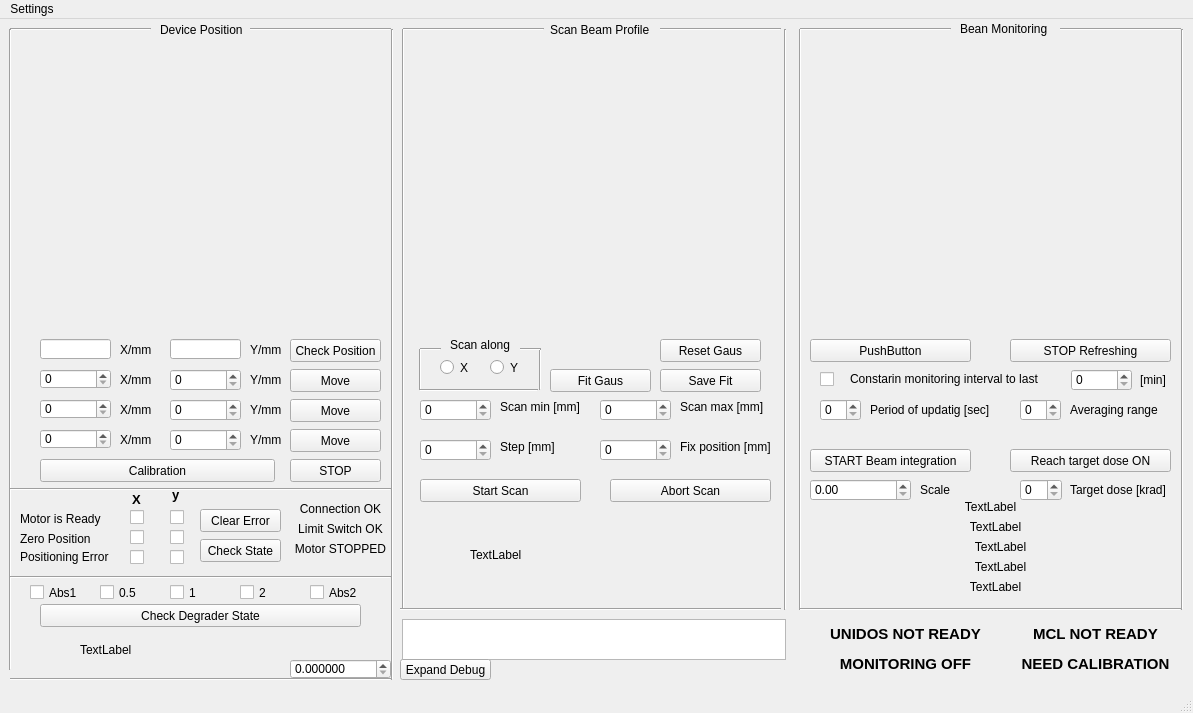
<?xml version="1.0" encoding="UTF-8"?>
<ui version="4.0">
 <class>MainWindow</class>
 <widget class="QMainWindow" name="MainWindow">
  <property name="geometry">
   <rect>
    <x>0</x>
    <y>0</y>
    <width>1193</width>
    <height>713</height>
   </rect>
  </property>
  <property name="minimumSize">
   <size>
    <width>1193</width>
    <height>706</height>
   </size>
  </property>
  <property name="maximumSize">
   <size>
    <width>1193</width>
    <height>723</height>
   </size>
  </property>
  <property name="windowTitle">
   <string>MainWindow</string>
  </property>
  <widget class="QWidget" name="centralWidget">
   <property name="maximumSize">
    <size>
     <width>1193</width>
     <height>16777215</height>
    </size>
   </property>
   <widget class="QCustomPlot" name="MCL_area" native="true">
    <property name="geometry">
     <rect>
      <x>27</x>
      <y>20</y>
      <width>351</width>
      <height>291</height>
     </rect>
    </property>
   </widget>
   <widget class="QSpinBox" name="spinBox_HereX">
    <property name="geometry">
     <rect>
      <x>40</x>
      <y>350</y>
      <width>71</width>
      <height>20</height>
     </rect>
    </property>
   </widget>
   <widget class="QSpinBox" name="spinBox_HereY">
    <property name="geometry">
     <rect>
      <x>170</x>
      <y>350</y>
      <width>71</width>
      <height>22</height>
     </rect>
    </property>
   </widget>
   <widget class="QLabel" name="label_2">
    <property name="geometry">
     <rect>
      <x>120</x>
      <y>350</y>
      <width>47</width>
      <height>21</height>
     </rect>
    </property>
    <property name="text">
     <string>X/mm</string>
    </property>
   </widget>
   <widget class="QLabel" name="label_3">
    <property name="geometry">
     <rect>
      <x>250</x>
      <y>350</y>
      <width>47</width>
      <height>21</height>
     </rect>
    </property>
    <property name="text">
     <string>Y/mm</string>
    </property>
   </widget>
   <widget class="QSpinBox" name="spinBox_MoveY">
    <property name="geometry">
     <rect>
      <x>170</x>
      <y>380</y>
      <width>71</width>
      <height>22</height>
     </rect>
    </property>
   </widget>
   <widget class="QLabel" name="label_4">
    <property name="geometry">
     <rect>
      <x>250</x>
      <y>380</y>
      <width>47</width>
      <height>21</height>
     </rect>
    </property>
    <property name="text">
     <string>Y/mm</string>
    </property>
   </widget>
   <widget class="QLabel" name="label_5">
    <property name="geometry">
     <rect>
      <x>120</x>
      <y>380</y>
      <width>47</width>
      <height>21</height>
     </rect>
    </property>
    <property name="text">
     <string>X/mm</string>
    </property>
   </widget>
   <widget class="QSpinBox" name="spinBox_MoveX">
    <property name="geometry">
     <rect>
      <x>40</x>
      <y>380</y>
      <width>71</width>
      <height>20</height>
     </rect>
    </property>
   </widget>
   <widget class="QSpinBox" name="spinBox_MoveY_2">
    <property name="geometry">
     <rect>
      <x>170</x>
      <y>410</y>
      <width>71</width>
      <height>22</height>
     </rect>
    </property>
   </widget>
   <widget class="QLabel" name="label_6">
    <property name="geometry">
     <rect>
      <x>250</x>
      <y>410</y>
      <width>41</width>
      <height>21</height>
     </rect>
    </property>
    <property name="text">
     <string>Y/mm</string>
    </property>
   </widget>
   <widget class="QLabel" name="label_7">
    <property name="geometry">
     <rect>
      <x>120</x>
      <y>410</y>
      <width>47</width>
      <height>21</height>
     </rect>
    </property>
    <property name="text">
     <string>X/mm</string>
    </property>
   </widget>
   <widget class="QSpinBox" name="spinBox_MoveX_2">
    <property name="geometry">
     <rect>
      <x>40</x>
      <y>410</y>
      <width>71</width>
      <height>20</height>
     </rect>
    </property>
   </widget>
   <widget class="QPushButton" name="Here_button">
    <property name="geometry">
     <rect>
      <x>290</x>
      <y>350</y>
      <width>91</width>
      <height>23</height>
     </rect>
    </property>
    <property name="text">
     <string>Move</string>
    </property>
   </widget>
   <widget class="QPushButton" name="Move_button">
    <property name="geometry">
     <rect>
      <x>290</x>
      <y>380</y>
      <width>91</width>
      <height>23</height>
     </rect>
    </property>
    <property name="text">
     <string>Move</string>
    </property>
   </widget>
   <widget class="QPushButton" name="Move_button2">
    <property name="geometry">
     <rect>
      <x>290</x>
      <y>410</y>
      <width>91</width>
      <height>23</height>
     </rect>
    </property>
    <property name="text">
     <string>Move</string>
    </property>
   </widget>
   <widget class="Line" name="line">
    <property name="geometry">
     <rect>
      <x>382</x>
      <y>10</y>
      <width>20</width>
      <height>651</height>
     </rect>
    </property>
    <property name="orientation">
     <enum>Qt::Vertical</enum>
    </property>
   </widget>
   <widget class="Line" name="line_2">
    <property name="geometry">
     <rect>
      <x>250</x>
      <y>0</y>
      <width>141</width>
      <height>21</height>
     </rect>
    </property>
    <property name="orientation">
     <enum>Qt::Horizontal</enum>
    </property>
   </widget>
   <widget class="Line" name="line_3">
    <property name="geometry">
     <rect>
      <x>10</x>
      <y>0</y>
      <width>141</width>
      <height>21</height>
     </rect>
    </property>
    <property name="orientation">
     <enum>Qt::Horizontal</enum>
    </property>
   </widget>
   <widget class="Line" name="line_4">
    <property name="geometry">
     <rect>
      <x>0</x>
      <y>10</y>
      <width>20</width>
      <height>641</height>
     </rect>
    </property>
    <property name="orientation">
     <enum>Qt::Vertical</enum>
    </property>
   </widget>
   <widget class="QLineEdit" name="Current_X">
    <property name="geometry">
     <rect>
      <x>40</x>
      <y>320</y>
      <width>71</width>
      <height>20</height>
     </rect>
    </property>
   </widget>
   <widget class="QLineEdit" name="Current_Y">
    <property name="geometry">
     <rect>
      <x>170</x>
      <y>320</y>
      <width>71</width>
      <height>20</height>
     </rect>
    </property>
   </widget>
   <widget class="QLabel" name="label_9">
    <property name="geometry">
     <rect>
      <x>120</x>
      <y>320</y>
      <width>47</width>
      <height>21</height>
     </rect>
    </property>
    <property name="text">
     <string>X/mm</string>
    </property>
   </widget>
   <widget class="QLabel" name="label_10">
    <property name="geometry">
     <rect>
      <x>250</x>
      <y>320</y>
      <width>47</width>
      <height>21</height>
     </rect>
    </property>
    <property name="text">
     <string>Y/mm</string>
    </property>
   </widget>
   <widget class="Line" name="line_5">
    <property name="geometry">
     <rect>
      <x>10</x>
      <y>548</y>
      <width>381</width>
      <height>21</height>
     </rect>
    </property>
    <property name="orientation">
     <enum>Qt::Horizontal</enum>
    </property>
   </widget>
   <widget class="QCheckBox" name="checkBox_Degrader_abs1">
    <property name="geometry">
     <rect>
      <x>30</x>
      <y>565</y>
      <width>70</width>
      <height>17</height>
     </rect>
    </property>
    <property name="text">
     <string>Abs1</string>
    </property>
   </widget>
   <widget class="QCheckBox" name="checkBox_Degrader_05">
    <property name="geometry">
     <rect>
      <x>100</x>
      <y>565</y>
      <width>70</width>
      <height>17</height>
     </rect>
    </property>
    <property name="text">
     <string>0.5</string>
    </property>
   </widget>
   <widget class="QCheckBox" name="checkBox_Degrader_1">
    <property name="geometry">
     <rect>
      <x>170</x>
      <y>565</y>
      <width>70</width>
      <height>17</height>
     </rect>
    </property>
    <property name="text">
     <string>1</string>
    </property>
   </widget>
   <widget class="QCheckBox" name="checkBox_Degrader_2">
    <property name="geometry">
     <rect>
      <x>240</x>
      <y>565</y>
      <width>70</width>
      <height>17</height>
     </rect>
    </property>
    <property name="text">
     <string>2</string>
    </property>
   </widget>
   <widget class="QCheckBox" name="checkBox_Degrader_abs2">
    <property name="geometry">
     <rect>
      <x>310</x>
      <y>565</y>
      <width>70</width>
      <height>17</height>
     </rect>
    </property>
    <property name="text">
     <string>Abs2</string>
    </property>
   </widget>
   <widget class="QPushButton" name="CheckState_button">
    <property name="geometry">
     <rect>
      <x>40</x>
      <y>585</y>
      <width>321</width>
      <height>23</height>
     </rect>
    </property>
    <property name="text">
     <string>Check Degrader State</string>
    </property>
   </widget>
   <widget class="Line" name="line_6">
    <property name="geometry">
     <rect>
      <x>393</x>
      <y>10</y>
      <width>20</width>
      <height>581</height>
     </rect>
    </property>
    <property name="orientation">
     <enum>Qt::Vertical</enum>
    </property>
   </widget>
   <widget class="Line" name="line_7">
    <property name="geometry">
     <rect>
      <x>403</x>
      <y>0</y>
      <width>141</width>
      <height>21</height>
     </rect>
    </property>
    <property name="orientation">
     <enum>Qt::Horizontal</enum>
    </property>
   </widget>
   <widget class="Line" name="line_8">
    <property name="geometry">
     <rect>
      <x>660</x>
      <y>0</y>
      <width>121</width>
      <height>21</height>
     </rect>
    </property>
    <property name="orientation">
     <enum>Qt::Horizontal</enum>
    </property>
   </widget>
   <widget class="QLabel" name="label_13">
    <property name="geometry">
     <rect>
      <x>550</x>
      <y>0</y>
      <width>111</width>
      <height>21</height>
     </rect>
    </property>
    <property name="text">
     <string>Scan Beam Profile</string>
    </property>
   </widget>
   <widget class="Line" name="line_9">
    <property name="geometry">
     <rect>
      <x>775</x>
      <y>10</y>
      <width>20</width>
      <height>581</height>
     </rect>
    </property>
    <property name="orientation">
     <enum>Qt::Vertical</enum>
    </property>
   </widget>
   <widget class="Line" name="line_10">
    <property name="geometry">
     <rect>
      <x>790</x>
      <y>10</y>
      <width>20</width>
      <height>581</height>
     </rect>
    </property>
    <property name="orientation">
     <enum>Qt::Vertical</enum>
    </property>
   </widget>
   <widget class="Line" name="line_11">
    <property name="geometry">
     <rect>
      <x>800</x>
      <y>0</y>
      <width>151</width>
      <height>21</height>
     </rect>
    </property>
    <property name="orientation">
     <enum>Qt::Horizontal</enum>
    </property>
   </widget>
   <widget class="Line" name="line_12">
    <property name="geometry">
     <rect>
      <x>1060</x>
      <y>0</y>
      <width>121</width>
      <height>21</height>
     </rect>
    </property>
    <property name="orientation">
     <enum>Qt::Horizontal</enum>
    </property>
   </widget>
   <widget class="QLabel" name="label_14">
    <property name="geometry">
     <rect>
      <x>960</x>
      <y>-1</y>
      <width>101</width>
      <height>21</height>
     </rect>
    </property>
    <property name="text">
     <string>Bean Monitoring</string>
    </property>
   </widget>
   <widget class="Line" name="line_13">
    <property name="geometry">
     <rect>
      <x>1172</x>
      <y>10</y>
      <width>20</width>
      <height>581</height>
     </rect>
    </property>
    <property name="orientation">
     <enum>Qt::Vertical</enum>
    </property>
   </widget>
   <widget class="QCustomPlot" name="Scan_area" native="true">
    <property name="geometry">
     <rect>
      <x>420</x>
      <y>20</y>
      <width>351</width>
      <height>291</height>
     </rect>
    </property>
   </widget>
   <widget class="QCustomPlot" name="Monitoring_area" native="true">
    <property name="geometry">
     <rect>
      <x>820</x>
      <y>20</y>
      <width>351</width>
      <height>291</height>
     </rect>
    </property>
    <widget class="QComboBox" name="comboBox_6">
     <property name="geometry">
      <rect>
       <x>130</x>
       <y>-50</y>
       <width>69</width>
       <height>22</height>
      </rect>
     </property>
    </widget>
   </widget>
   <widget class="QPushButton" name="BeamMonitoring_button">
    <property name="geometry">
     <rect>
      <x>810</x>
      <y>320</y>
      <width>161</width>
      <height>23</height>
     </rect>
    </property>
    <property name="text">
     <string>PushButton</string>
    </property>
   </widget>
   <widget class="QPushButton" name="BeamRefresh_button">
    <property name="geometry">
     <rect>
      <x>1010</x>
      <y>320</y>
      <width>161</width>
      <height>23</height>
     </rect>
    </property>
    <property name="text">
     <string>STOP Refreshing</string>
    </property>
   </widget>
   <widget class="QSpinBox" name="spinBox_AxisRange">
    <property name="geometry">
     <rect>
      <x>1071</x>
      <y>350</y>
      <width>61</width>
      <height>22</height>
     </rect>
    </property>
   </widget>
   <widget class="QLabel" name="label_17">
    <property name="geometry">
     <rect>
      <x>1140</x>
      <y>350</y>
      <width>31</width>
      <height>21</height>
     </rect>
    </property>
    <property name="text">
     <string>[min]</string>
    </property>
   </widget>
   <widget class="QPushButton" name="BeamReachDose_button">
    <property name="geometry">
     <rect>
      <x>1010</x>
      <y>430</y>
      <width>161</width>
      <height>23</height>
     </rect>
    </property>
    <property name="text">
     <string>Reach target dose ON</string>
    </property>
   </widget>
   <widget class="QPushButton" name="BeamIntegrating_button">
    <property name="geometry">
     <rect>
      <x>810</x>
      <y>430</y>
      <width>161</width>
      <height>23</height>
     </rect>
    </property>
    <property name="text">
     <string>START Beam integration</string>
    </property>
   </widget>
   <widget class="QSpinBox" name="spinBox_TargetDose">
    <property name="geometry">
     <rect>
      <x>1020</x>
      <y>460</y>
      <width>42</width>
      <height>22</height>
     </rect>
    </property>
   </widget>
   <widget class="QLabel" name="label_18">
    <property name="geometry">
     <rect>
      <x>1070</x>
      <y>460</y>
      <width>111</width>
      <height>21</height>
     </rect>
    </property>
    <property name="text">
     <string>Target dose [krad]</string>
    </property>
   </widget>
   <widget class="QLabel" name="label_19">
    <property name="geometry">
     <rect>
      <x>920</x>
      <y>460</y>
      <width>31</width>
      <height>21</height>
     </rect>
    </property>
    <property name="text">
     <string>Scale</string>
    </property>
   </widget>
   <widget class="QPushButton" name="FtGaus_button">
    <property name="geometry">
     <rect>
      <x>550</x>
      <y>350</y>
      <width>101</width>
      <height>23</height>
     </rect>
    </property>
    <property name="text">
     <string>Fit Gaus</string>
    </property>
   </widget>
   <widget class="QPushButton" name="SaveFit_Button">
    <property name="geometry">
     <rect>
      <x>660</x>
      <y>350</y>
      <width>101</width>
      <height>23</height>
     </rect>
    </property>
    <property name="text">
     <string>Save Fit</string>
    </property>
   </widget>
   <widget class="Line" name="line_14">
    <property name="geometry">
     <rect>
      <x>420</x>
      <y>370</y>
      <width>118</width>
      <height>3</height>
     </rect>
    </property>
    <property name="orientation">
     <enum>Qt::Horizontal</enum>
    </property>
   </widget>
   <widget class="Line" name="line_15">
    <property name="geometry">
     <rect>
      <x>410</x>
      <y>330</y>
      <width>20</width>
      <height>41</height>
     </rect>
    </property>
    <property name="orientation">
     <enum>Qt::Vertical</enum>
    </property>
   </widget>
   <widget class="Line" name="line_16">
    <property name="geometry">
     <rect>
      <x>530</x>
      <y>330</y>
      <width>20</width>
      <height>41</height>
     </rect>
    </property>
    <property name="orientation">
     <enum>Qt::Vertical</enum>
    </property>
   </widget>
   <widget class="Line" name="line_17">
    <property name="geometry">
     <rect>
      <x>520</x>
      <y>320</y>
      <width>21</width>
      <height>20</height>
     </rect>
    </property>
    <property name="orientation">
     <enum>Qt::Horizontal</enum>
    </property>
   </widget>
   <widget class="Line" name="line_18">
    <property name="geometry">
     <rect>
      <x>420</x>
      <y>320</y>
      <width>21</width>
      <height>21</height>
     </rect>
    </property>
    <property name="orientation">
     <enum>Qt::Horizontal</enum>
    </property>
   </widget>
   <widget class="QLabel" name="label_15">
    <property name="geometry">
     <rect>
      <x>450</x>
      <y>310</y>
      <width>71</width>
      <height>31</height>
     </rect>
    </property>
    <property name="text">
     <string>Scan along</string>
    </property>
   </widget>
   <widget class="QRadioButton" name="AxisX_Button">
    <property name="geometry">
     <rect>
      <x>440</x>
      <y>340</y>
      <width>41</width>
      <height>17</height>
     </rect>
    </property>
    <property name="text">
     <string>X</string>
    </property>
   </widget>
   <widget class="QRadioButton" name="AxisY_Button">
    <property name="geometry">
     <rect>
      <x>490</x>
      <y>340</y>
      <width>41</width>
      <height>17</height>
     </rect>
    </property>
    <property name="text">
     <string>Y</string>
    </property>
   </widget>
   <widget class="QSpinBox" name="spinBox_ScanMin">
    <property name="geometry">
     <rect>
      <x>420</x>
      <y>380</y>
      <width>71</width>
      <height>22</height>
     </rect>
    </property>
   </widget>
   <widget class="QLabel" name="label_20">
    <property name="geometry">
     <rect>
      <x>500</x>
      <y>380</y>
      <width>101</width>
      <height>16</height>
     </rect>
    </property>
    <property name="text">
     <string>Scan min [mm]</string>
    </property>
   </widget>
   <widget class="QSpinBox" name="spinBox_ScanMax">
    <property name="geometry">
     <rect>
      <x>600</x>
      <y>380</y>
      <width>71</width>
      <height>22</height>
     </rect>
    </property>
   </widget>
   <widget class="QLabel" name="label_21">
    <property name="geometry">
     <rect>
      <x>680</x>
      <y>380</y>
      <width>101</width>
      <height>16</height>
     </rect>
    </property>
    <property name="text">
     <string>Scan max [mm]</string>
    </property>
   </widget>
   <widget class="QSpinBox" name="spinBox_Step">
    <property name="geometry">
     <rect>
      <x>420</x>
      <y>420</y>
      <width>71</width>
      <height>22</height>
     </rect>
    </property>
   </widget>
   <widget class="QLabel" name="label_22">
    <property name="geometry">
     <rect>
      <x>500</x>
      <y>420</y>
      <width>71</width>
      <height>16</height>
     </rect>
    </property>
    <property name="text">
     <string>Step [mm]</string>
    </property>
   </widget>
   <widget class="QSpinBox" name="spinBox_FixPosition">
    <property name="geometry">
     <rect>
      <x>600</x>
      <y>420</y>
      <width>71</width>
      <height>22</height>
     </rect>
    </property>
   </widget>
   <widget class="QLabel" name="label_23">
    <property name="geometry">
     <rect>
      <x>680</x>
      <y>420</y>
      <width>111</width>
      <height>16</height>
     </rect>
    </property>
    <property name="text">
     <string>Fix position [mm]</string>
    </property>
   </widget>
   <widget class="QPushButton" name="StartScan_button">
    <property name="geometry">
     <rect>
      <x>420</x>
      <y>460</y>
      <width>161</width>
      <height>23</height>
     </rect>
    </property>
    <property name="text">
     <string>Start Scan</string>
    </property>
   </widget>
   <widget class="QPushButton" name="AbortScan_button">
    <property name="geometry">
     <rect>
      <x>610</x>
      <y>460</y>
      <width>161</width>
      <height>23</height>
     </rect>
    </property>
    <property name="text">
     <string>Abort Scan</string>
    </property>
   </widget>
   <widget class="QLabel" name="Info_label_1">
    <property name="geometry">
     <rect>
      <x>80</x>
      <y>605</y>
      <width>251</width>
      <height>51</height>
     </rect>
    </property>
    <property name="text">
     <string>TextLabel</string>
    </property>
   </widget>
   <widget class="QLabel" name="label_UNIDOS_state">
    <property name="geometry">
     <rect>
      <x>800</x>
      <y>600</y>
      <width>211</width>
      <height>31</height>
     </rect>
    </property>
    <property name="text">
     <string>&lt;html&gt;&lt;head/&gt;&lt;body&gt;&lt;p align=&quot;center&quot;&gt;&lt;span style=&quot; font-size:11pt; font-weight:600; color:#000000;&quot;&gt;UNIDOS NOT READY&lt;/span&gt;&lt;/p&gt;&lt;/body&gt;&lt;/html&gt;</string>
    </property>
   </widget>
   <widget class="QDoubleSpinBox" name="ScaleSpinBox">
    <property name="geometry">
     <rect>
      <x>810</x>
      <y>460</y>
      <width>101</width>
      <height>22</height>
     </rect>
    </property>
   </widget>
   <widget class="QLabel" name="label_Avr_current">
    <property name="geometry">
     <rect>
      <x>810</x>
      <y>480</y>
      <width>361</width>
      <height>16</height>
     </rect>
    </property>
    <property name="text">
     <string>&lt;html&gt;&lt;head/&gt;&lt;body&gt;&lt;p align=&quot;center&quot;&gt;TextLabel&lt;/p&gt;&lt;/body&gt;&lt;/html&gt;</string>
    </property>
   </widget>
   <widget class="QLabel" name="label_Avr_flux">
    <property name="geometry">
     <rect>
      <x>830</x>
      <y>500</y>
      <width>331</width>
      <height>16</height>
     </rect>
    </property>
    <property name="text">
     <string>&lt;html&gt;&lt;head/&gt;&lt;body&gt;&lt;p align=&quot;center&quot;&gt;TextLabel&lt;/p&gt;&lt;/body&gt;&lt;/html&gt;</string>
    </property>
   </widget>
   <widget class="QLabel" name="label_Int_dose">
    <property name="geometry">
     <rect>
      <x>830</x>
      <y>520</y>
      <width>341</width>
      <height>16</height>
     </rect>
    </property>
    <property name="text">
     <string>&lt;html&gt;&lt;head/&gt;&lt;body&gt;&lt;p align=&quot;center&quot;&gt;TextLabel&lt;/p&gt;&lt;/body&gt;&lt;/html&gt;</string>
    </property>
   </widget>
   <widget class="QLabel" name="label_Fluence">
    <property name="geometry">
     <rect>
      <x>830</x>
      <y>540</y>
      <width>341</width>
      <height>16</height>
     </rect>
    </property>
    <property name="text">
     <string>&lt;html&gt;&lt;head/&gt;&lt;body&gt;&lt;p align=&quot;center&quot;&gt;TextLabel&lt;/p&gt;&lt;/body&gt;&lt;/html&gt;</string>
    </property>
   </widget>
   <widget class="QLabel" name="label_Sil_dose">
    <property name="geometry">
     <rect>
      <x>830</x>
      <y>560</y>
      <width>331</width>
      <height>16</height>
     </rect>
    </property>
    <property name="text">
     <string>&lt;html&gt;&lt;head/&gt;&lt;body&gt;&lt;p align=&quot;center&quot;&gt;TextLabel&lt;/p&gt;&lt;/body&gt;&lt;/html&gt;</string>
    </property>
   </widget>
   <widget class="QSpinBox" name="spinBox_Period">
    <property name="geometry">
     <rect>
      <x>820</x>
      <y>380</y>
      <width>41</width>
      <height>22</height>
     </rect>
    </property>
   </widget>
   <widget class="QLabel" name="label_24">
    <property name="geometry">
     <rect>
      <x>870</x>
      <y>380</y>
      <width>141</width>
      <height>21</height>
     </rect>
    </property>
    <property name="text">
     <string>Period of updatig [sec]</string>
    </property>
   </widget>
   <widget class="QSpinBox" name="spinBox_Avr_range">
    <property name="geometry">
     <rect>
      <x>1020</x>
      <y>380</y>
      <width>41</width>
      <height>22</height>
     </rect>
    </property>
   </widget>
   <widget class="QLabel" name="label_25">
    <property name="geometry">
     <rect>
      <x>1070</x>
      <y>380</y>
      <width>111</width>
      <height>21</height>
     </rect>
    </property>
    <property name="text">
     <string>Averaging range</string>
    </property>
   </widget>
   <widget class="QLabel" name="label_26">
    <property name="geometry">
     <rect>
      <x>850</x>
      <y>350</y>
      <width>221</width>
      <height>20</height>
     </rect>
    </property>
    <property name="text">
     <string>Constarin monitoring interval to last</string>
    </property>
   </widget>
   <widget class="Line" name="line_19">
    <property name="geometry">
     <rect>
      <x>10</x>
      <y>650</y>
      <width>381</width>
      <height>21</height>
     </rect>
    </property>
    <property name="orientation">
     <enum>Qt::Horizontal</enum>
    </property>
   </widget>
   <widget class="Line" name="line_20">
    <property name="geometry">
     <rect>
      <x>400</x>
      <y>580</y>
      <width>381</width>
      <height>21</height>
     </rect>
    </property>
    <property name="orientation">
     <enum>Qt::Horizontal</enum>
    </property>
   </widget>
   <widget class="Line" name="line_21">
    <property name="geometry">
     <rect>
      <x>800</x>
      <y>580</y>
      <width>381</width>
      <height>21</height>
     </rect>
    </property>
    <property name="orientation">
     <enum>Qt::Horizontal</enum>
    </property>
   </widget>
   <widget class="QLabel" name="Info_label_2">
    <property name="geometry">
     <rect>
      <x>470</x>
      <y>490</y>
      <width>251</width>
      <height>91</height>
     </rect>
    </property>
    <property name="text">
     <string>TextLabel</string>
    </property>
   </widget>
   <widget class="QLabel" name="label_monitoring_state">
    <property name="geometry">
     <rect>
      <x>800</x>
      <y>630</y>
      <width>211</width>
      <height>31</height>
     </rect>
    </property>
    <property name="text">
     <string>&lt;html&gt;&lt;head/&gt;&lt;body&gt;&lt;p align=&quot;center&quot;&gt;&lt;span style=&quot; font-size:11pt; font-weight:600; color:#000000;&quot;&gt;MONITORING OFF&lt;/span&gt;&lt;/p&gt;&lt;/body&gt;&lt;/html&gt;</string>
    </property>
   </widget>
   <widget class="QCheckBox" name="checkBox_Constrain">
    <property name="geometry">
     <rect>
      <x>820</x>
      <y>350</y>
      <width>70</width>
      <height>21</height>
     </rect>
    </property>
    <property name="text">
     <string/>
    </property>
   </widget>
   <widget class="QPushButton" name="pushButton_STOP">
    <property name="geometry">
     <rect>
      <x>290</x>
      <y>440</y>
      <width>91</width>
      <height>23</height>
     </rect>
    </property>
    <property name="text">
     <string>STOP</string>
    </property>
   </widget>
   <widget class="QLabel" name="label_error_state">
    <property name="geometry">
     <rect>
      <x>290</x>
      <y>480</y>
      <width>101</width>
      <height>21</height>
     </rect>
    </property>
    <property name="text">
     <string>&lt;html&gt;&lt;head/&gt;&lt;body&gt;&lt;p align=&quot;center&quot;&gt;Connection OK&lt;/p&gt;&lt;/body&gt;&lt;/html&gt;</string>
    </property>
   </widget>
   <widget class="QPushButton" name="pushButton_CheckPosition">
    <property name="geometry">
     <rect>
      <x>290</x>
      <y>320</y>
      <width>91</width>
      <height>23</height>
     </rect>
    </property>
    <property name="text">
     <string>Check Position</string>
    </property>
   </widget>
   <widget class="QPushButton" name="pushButton_Calibration">
    <property name="geometry">
     <rect>
      <x>40</x>
      <y>440</y>
      <width>235</width>
      <height>23</height>
     </rect>
    </property>
    <property name="text">
     <string>Calibration</string>
    </property>
   </widget>
   <widget class="QLabel" name="label_calibration_state">
    <property name="geometry">
     <rect>
      <x>1010</x>
      <y>630</y>
      <width>171</width>
      <height>31</height>
     </rect>
    </property>
    <property name="text">
     <string>&lt;html&gt;&lt;head/&gt;&lt;body&gt;&lt;p align=&quot;center&quot;&gt;&lt;span style=&quot; font-size:11pt; font-weight:600; color:#000000;&quot;&gt;NEED CALIBRATION&lt;/span&gt;&lt;/p&gt;&lt;/body&gt;&lt;/html&gt;</string>
    </property>
   </widget>
   <widget class="QLabel" name="label_MCL_state">
    <property name="geometry">
     <rect>
      <x>1010</x>
      <y>600</y>
      <width>171</width>
      <height>31</height>
     </rect>
    </property>
    <property name="text">
     <string>&lt;html&gt;&lt;head/&gt;&lt;body&gt;&lt;p align=&quot;center&quot;&gt;&lt;span style=&quot; font-size:11pt; font-weight:600; color:#000000;&quot;&gt;MCL NOT READY&lt;/span&gt;&lt;/p&gt;&lt;/body&gt;&lt;/html&gt;</string>
    </property>
   </widget>
   <widget class="QTextBrowser" name="textBrowser">
    <property name="geometry">
     <rect>
      <x>402</x>
      <y>600</y>
      <width>384</width>
      <height>41</height>
     </rect>
    </property>
   </widget>
   <widget class="QLabel" name="label_16">
    <property name="geometry">
     <rect>
      <x>160</x>
      <y>0</y>
      <width>91</width>
      <height>21</height>
     </rect>
    </property>
    <property name="text">
     <string>Device Position</string>
    </property>
   </widget>
   <widget class="QPushButton" name="pushButton_Debug">
    <property name="geometry">
     <rect>
      <x>400</x>
      <y>640</y>
      <width>91</width>
      <height>21</height>
     </rect>
    </property>
    <property name="text">
     <string>Expand Debug</string>
    </property>
   </widget>
   <widget class="QPushButton" name="pushButton_ClrError">
    <property name="geometry">
     <rect>
      <x>200</x>
      <y>490</y>
      <width>81</width>
      <height>23</height>
     </rect>
    </property>
    <property name="text">
     <string>Clear Error</string>
    </property>
   </widget>
   <widget class="QPushButton" name="pushButton_CheckState">
    <property name="geometry">
     <rect>
      <x>200</x>
      <y>520</y>
      <width>81</width>
      <height>23</height>
     </rect>
    </property>
    <property name="text">
     <string>Check State</string>
    </property>
   </widget>
   <widget class="QLabel" name="label">
    <property name="geometry">
     <rect>
      <x>20</x>
      <y>490</y>
      <width>91</width>
      <height>20</height>
     </rect>
    </property>
    <property name="text">
     <string>Motor is Ready</string>
    </property>
   </widget>
   <widget class="QLabel" name="label_8">
    <property name="geometry">
     <rect>
      <x>20</x>
      <y>510</y>
      <width>81</width>
      <height>20</height>
     </rect>
    </property>
    <property name="text">
     <string>Zero Position</string>
    </property>
   </widget>
   <widget class="QLabel" name="label_11">
    <property name="geometry">
     <rect>
      <x>20</x>
      <y>530</y>
      <width>101</width>
      <height>16</height>
     </rect>
    </property>
    <property name="text">
     <string>Positioning Error</string>
    </property>
   </widget>
   <widget class="QCheckBox" name="checkBox_ReadyX">
    <property name="geometry">
     <rect>
      <x>130</x>
      <y>490</y>
      <width>16</width>
      <height>17</height>
     </rect>
    </property>
    <property name="text">
     <string/>
    </property>
   </widget>
   <widget class="QCheckBox" name="checkBox_ErrorX">
    <property name="geometry">
     <rect>
      <x>130</x>
      <y>530</y>
      <width>16</width>
      <height>17</height>
     </rect>
    </property>
    <property name="text">
     <string/>
    </property>
   </widget>
   <widget class="QCheckBox" name="checkBox_ZeroX">
    <property name="geometry">
     <rect>
      <x>130</x>
      <y>510</y>
      <width>16</width>
      <height>17</height>
     </rect>
    </property>
    <property name="text">
     <string/>
    </property>
   </widget>
   <widget class="QCheckBox" name="checkBox_ReadyY">
    <property name="geometry">
     <rect>
      <x>170</x>
      <y>490</y>
      <width>16</width>
      <height>17</height>
     </rect>
    </property>
    <property name="text">
     <string/>
    </property>
   </widget>
   <widget class="QCheckBox" name="checkBox_ErrorY">
    <property name="geometry">
     <rect>
      <x>170</x>
      <y>530</y>
      <width>16</width>
      <height>17</height>
     </rect>
    </property>
    <property name="text">
     <string/>
    </property>
   </widget>
   <widget class="QCheckBox" name="checkBox_ZeroY">
    <property name="geometry">
     <rect>
      <x>170</x>
      <y>510</y>
      <width>16</width>
      <height>17</height>
     </rect>
    </property>
    <property name="text">
     <string/>
    </property>
   </widget>
   <widget class="QLabel" name="label_12">
    <property name="geometry">
     <rect>
      <x>132</x>
      <y>470</y>
      <width>21</width>
      <height>21</height>
     </rect>
    </property>
    <property name="text">
     <string>&lt;html&gt;&lt;head/&gt;&lt;body&gt;&lt;p&gt;&lt;span style=&quot; font-size:10pt; font-weight:600;&quot;&gt;X&lt;/span&gt;&lt;/p&gt;&lt;/body&gt;&lt;/html&gt;</string>
    </property>
   </widget>
   <widget class="Line" name="line_22">
    <property name="geometry">
     <rect>
      <x>10</x>
      <y>460</y>
      <width>381</width>
      <height>21</height>
     </rect>
    </property>
    <property name="orientation">
     <enum>Qt::Horizontal</enum>
    </property>
   </widget>
   <widget class="QLabel" name="label_27">
    <property name="geometry">
     <rect>
      <x>172</x>
      <y>466</y>
      <width>21</width>
      <height>20</height>
     </rect>
    </property>
    <property name="text">
     <string>&lt;html&gt;&lt;head/&gt;&lt;body&gt;&lt;p&gt;&lt;span style=&quot; font-size:10pt; font-weight:600;&quot;&gt;y&lt;/span&gt;&lt;/p&gt;&lt;/body&gt;&lt;/html&gt;</string>
    </property>
   </widget>
   <widget class="QLabel" name="label_ScaningState">
    <property name="geometry">
     <rect>
      <x>550</x>
      <y>320</y>
      <width>111</width>
      <height>20</height>
     </rect>
    </property>
    <property name="text">
     <string/>
    </property>
   </widget>
   <widget class="QLabel" name="label_error_state_2">
    <property name="geometry">
     <rect>
      <x>290</x>
      <y>500</y>
      <width>101</width>
      <height>21</height>
     </rect>
    </property>
    <property name="text">
     <string>&lt;html&gt;&lt;head/&gt;&lt;body&gt;&lt;p align=&quot;center&quot;&gt;Limit Switch OK&lt;/p&gt;&lt;/body&gt;&lt;/html&gt;</string>
    </property>
   </widget>
   <widget class="QLabel" name="label_error_state_3">
    <property name="geometry">
     <rect>
      <x>290</x>
      <y>520</y>
      <width>101</width>
      <height>21</height>
     </rect>
    </property>
    <property name="text">
     <string>&lt;html&gt;&lt;head/&gt;&lt;body&gt;&lt;p align=&quot;center&quot;&gt;Motor STOPPED&lt;/p&gt;&lt;/body&gt;&lt;/html&gt;</string>
    </property>
   </widget>
   <widget class="QDoubleSpinBox" name="doubleSpinBox_LET">
    <property name="geometry">
     <rect>
      <x>290</x>
      <y>640</y>
      <width>101</width>
      <height>20</height>
     </rect>
    </property>
    <property name="decimals">
     <number>6</number>
    </property>
    <property name="maximum">
     <double>100.000000000000000</double>
    </property>
    <property name="singleStep">
     <double>0.001000000000000</double>
    </property>
   </widget>
   <widget class="QPushButton" name="Res_Gaus_button">
    <property name="geometry">
     <rect>
      <x>660</x>
      <y>320</y>
      <width>101</width>
      <height>23</height>
     </rect>
    </property>
    <property name="text">
     <string>Reset Gaus</string>
    </property>
   </widget>
   <zorder>label_MCL_state</zorder>
   <zorder>MCL_area</zorder>
   <zorder>spinBox_HereX</zorder>
   <zorder>spinBox_HereY</zorder>
   <zorder>label_2</zorder>
   <zorder>label_3</zorder>
   <zorder>spinBox_MoveY</zorder>
   <zorder>label_4</zorder>
   <zorder>label_5</zorder>
   <zorder>spinBox_MoveX</zorder>
   <zorder>spinBox_MoveY_2</zorder>
   <zorder>label_6</zorder>
   <zorder>label_7</zorder>
   <zorder>spinBox_MoveX_2</zorder>
   <zorder>Here_button</zorder>
   <zorder>Move_button</zorder>
   <zorder>Move_button2</zorder>
   <zorder>line</zorder>
   <zorder>line_2</zorder>
   <zorder>line_3</zorder>
   <zorder>line_4</zorder>
   <zorder>Current_X</zorder>
   <zorder>Current_Y</zorder>
   <zorder>label_9</zorder>
   <zorder>label_10</zorder>
   <zorder>line_5</zorder>
   <zorder>checkBox_Degrader_abs1</zorder>
   <zorder>checkBox_Degrader_05</zorder>
   <zorder>checkBox_Degrader_1</zorder>
   <zorder>checkBox_Degrader_2</zorder>
   <zorder>checkBox_Degrader_abs2</zorder>
   <zorder>CheckState_button</zorder>
   <zorder>line_6</zorder>
   <zorder>line_7</zorder>
   <zorder>line_8</zorder>
   <zorder>label_13</zorder>
   <zorder>line_9</zorder>
   <zorder>line_10</zorder>
   <zorder>line_11</zorder>
   <zorder>line_12</zorder>
   <zorder>label_14</zorder>
   <zorder>line_13</zorder>
   <zorder>Scan_area</zorder>
   <zorder>Monitoring_area</zorder>
   <zorder>BeamMonitoring_button</zorder>
   <zorder>BeamRefresh_button</zorder>
   <zorder>spinBox_AxisRange</zorder>
   <zorder>label_17</zorder>
   <zorder>BeamReachDose_button</zorder>
   <zorder>BeamIntegrating_button</zorder>
   <zorder>spinBox_TargetDose</zorder>
   <zorder>label_18</zorder>
   <zorder>label_19</zorder>
   <zorder>FtGaus_button</zorder>
   <zorder>SaveFit_Button</zorder>
   <zorder>line_14</zorder>
   <zorder>line_15</zorder>
   <zorder>line_16</zorder>
   <zorder>line_17</zorder>
   <zorder>line_18</zorder>
   <zorder>label_15</zorder>
   <zorder>AxisX_Button</zorder>
   <zorder>AxisY_Button</zorder>
   <zorder>spinBox_ScanMin</zorder>
   <zorder>label_20</zorder>
   <zorder>spinBox_ScanMax</zorder>
   <zorder>label_21</zorder>
   <zorder>spinBox_Step</zorder>
   <zorder>label_22</zorder>
   <zorder>spinBox_FixPosition</zorder>
   <zorder>label_23</zorder>
   <zorder>StartScan_button</zorder>
   <zorder>AbortScan_button</zorder>
   <zorder>Info_label_1</zorder>
   <zorder>label_UNIDOS_state</zorder>
   <zorder>ScaleSpinBox</zorder>
   <zorder>label_Avr_current</zorder>
   <zorder>label_Avr_flux</zorder>
   <zorder>label_Int_dose</zorder>
   <zorder>label_Fluence</zorder>
   <zorder>label_Sil_dose</zorder>
   <zorder>spinBox_Period</zorder>
   <zorder>label_24</zorder>
   <zorder>spinBox_Avr_range</zorder>
   <zorder>label_25</zorder>
   <zorder>label_26</zorder>
   <zorder>line_19</zorder>
   <zorder>line_20</zorder>
   <zorder>line_21</zorder>
   <zorder>Info_label_2</zorder>
   <zorder>label_monitoring_state</zorder>
   <zorder>checkBox_Constrain</zorder>
   <zorder>pushButton_STOP</zorder>
   <zorder>label_error_state</zorder>
   <zorder>pushButton_CheckPosition</zorder>
   <zorder>pushButton_Calibration</zorder>
   <zorder>textBrowser</zorder>
   <zorder>label_16</zorder>
   <zorder>pushButton_Debug</zorder>
   <zorder>pushButton_ClrError</zorder>
   <zorder>pushButton_CheckState</zorder>
   <zorder>label</zorder>
   <zorder>label_8</zorder>
   <zorder>label_11</zorder>
   <zorder>checkBox_ReadyX</zorder>
   <zorder>checkBox_ErrorX</zorder>
   <zorder>checkBox_ZeroX</zorder>
   <zorder>checkBox_ReadyY</zorder>
   <zorder>checkBox_ErrorY</zorder>
   <zorder>checkBox_ZeroY</zorder>
   <zorder>label_12</zorder>
   <zorder>line_22</zorder>
   <zorder>label_27</zorder>
   <zorder>label_calibration_state</zorder>
   <zorder>label_ScaningState</zorder>
   <zorder>label_error_state_2</zorder>
   <zorder>label_error_state_3</zorder>
   <zorder>doubleSpinBox_LET</zorder>
   <zorder>Res_Gaus_button</zorder>
  </widget>
  <widget class="QStatusBar" name="statusBar"/>
  <widget class="QMenuBar" name="menuBar">
   <property name="geometry">
    <rect>
     <x>0</x>
     <y>0</y>
     <width>1193</width>
     <height>26</height>
    </rect>
   </property>
   <widget class="QMenu" name="menuSettings">
    <property name="title">
     <string>Settings</string>
    </property>
    <addaction name="actionSet_connection"/>
   </widget>
   <addaction name="menuSettings"/>
  </widget>
  <action name="actionSet_connection">
   <property name="text">
    <string>Set connection</string>
   </property>
  </action>
 </widget>
 <layoutdefault spacing="6" margin="11"/>
 <customwidgets>
  <customwidget>
   <class>QCustomPlot</class>
   <extends>QWidget</extends>
   <header>qcustomplot.h</header>
   <container>1</container>
  </customwidget>
 </customwidgets>
 <resources/>
 <connections/>
</ui>
